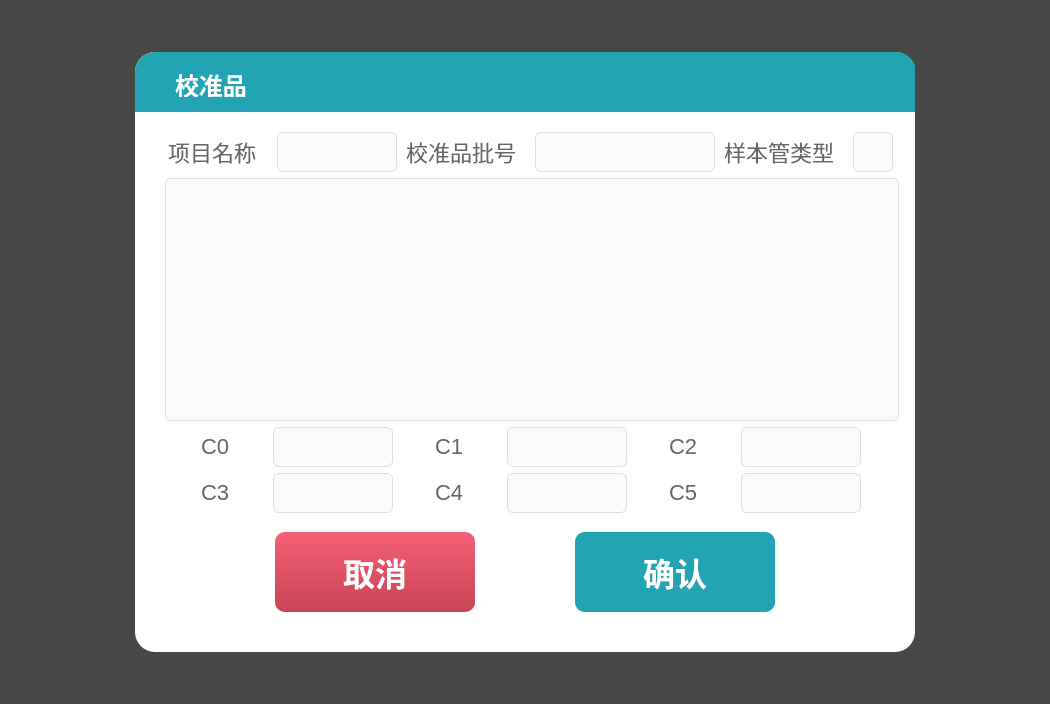
<?xml version="1.0" encoding="UTF-8"?>
<ui version="4.0">
 <class>DCalibrationManageDetail</class>
 <widget class="QWidget" name="DCalibrationManageDetail">
  <property name="geometry">
   <rect>
    <x>0</x>
    <y>0</y>
    <width>1050</width>
    <height>704</height>
   </rect>
  </property>
  <property name="windowTitle">
   <string>Form</string>
  </property>
  <property name="styleSheet">
   <string notr="true">image: none;
background: none;

background-color: rgba(0, 0, 0, 120);</string>
  </property>
  <layout class="QGridLayout" name="gridLayout">
   <item row="0" column="1">
    <spacer name="verticalSpacer_2">
     <property name="orientation">
      <enum>Qt::Vertical</enum>
     </property>
     <property name="sizeHint" stdset="0">
      <size>
       <width>20</width>
       <height>84</height>
      </size>
     </property>
    </spacer>
   </item>
   <item row="1" column="0">
    <spacer name="horizontalSpacer">
     <property name="orientation">
      <enum>Qt::Horizontal</enum>
     </property>
     <property name="sizeHint" stdset="0">
      <size>
       <width>117</width>
       <height>20</height>
      </size>
     </property>
    </spacer>
   </item>
   <item row="1" column="1">
    <widget class="QWidget" name="widget" native="true">
     <property name="minimumSize">
      <size>
       <width>780</width>
       <height>600</height>
      </size>
     </property>
     <property name="styleSheet">
      <string notr="true">background-color: #ffffff;
border-radius: 20px;
image: none;
border-image: none;
background-image: none;</string>
     </property>
     <widget class="QLabel" name="label_name">
      <property name="geometry">
       <rect>
        <x>40</x>
        <y>20</y>
        <width>241</width>
        <height>25</height>
       </rect>
      </property>
      <property name="styleSheet">
       <string notr="true">background: transparent;

width: 46px;
height: 23px;
font-family: PingFang SC;
font-weight: 500;
font-size: 24px;
color: #ffffff;
line-height: 34px;</string>
      </property>
      <property name="text">
       <string>校准品</string>
      </property>
     </widget>
     <widget class="QPushButton" name="btn_no">
      <property name="geometry">
       <rect>
        <x>140</x>
        <y>480</y>
        <width>200</width>
        <height>80</height>
       </rect>
      </property>
      <property name="styleSheet">
       <string notr="true">background: transparent;
background-color: qlineargradient(spread:pad, x1:0, y1:0, x2:0, y2:1, stop:0 rgba(244, 96, 117, 255), stop:1 rgba(201, 67, 86, 255));
border-radius: 10px;
font-weight: bold;
color: white;
font-size: 32px;
font-family: PingFang SC;</string>
      </property>
      <property name="text">
       <string>取消</string>
      </property>
      <property name="flat">
       <bool>true</bool>
      </property>
     </widget>
     <widget class="QPushButton" name="btn_yes">
      <property name="geometry">
       <rect>
        <x>440</x>
        <y>480</y>
        <width>200</width>
        <height>80</height>
       </rect>
      </property>
      <property name="styleSheet">
       <string notr="true">background: #22A4B3;
border-radius: 10px;

font-family: PingFang SC;
font-weight: bold;
font-size: 32px;
color: #FFFFFF;
line-height: 42px;</string>
      </property>
      <property name="text">
       <string>确认</string>
      </property>
      <property name="flat">
       <bool>true</bool>
      </property>
     </widget>
     <widget class="QWidget" name="layoutWidget">
      <property name="geometry">
       <rect>
        <x>30</x>
        <y>80</y>
        <width>734</width>
        <height>381</height>
       </rect>
      </property>
      <layout class="QVBoxLayout" name="verticalLayout">
       <item>
        <layout class="QHBoxLayout" name="horizontalLayout">
         <item>
          <widget class="QLabel" name="label_paramsName_1">
           <property name="sizePolicy">
            <sizepolicy hsizetype="Fixed" vsizetype="Minimum">
             <horstretch>0</horstretch>
             <verstretch>0</verstretch>
            </sizepolicy>
           </property>
           <property name="minimumSize">
            <size>
             <width>100</width>
             <height>25</height>
            </size>
           </property>
           <property name="maximumSize">
            <size>
             <width>100</width>
             <height>25</height>
            </size>
           </property>
           <property name="styleSheet">
            <string notr="true">font-size: 22px;
font-family: &quot;PingFang SC&quot;;
color: #666666;
</string>
           </property>
           <property name="text">
            <string>项目名称</string>
           </property>
          </widget>
         </item>
         <item>
          <widget class="QLineEdit" name="edit_params_1">
           <property name="sizePolicy">
            <sizepolicy hsizetype="Fixed" vsizetype="Fixed">
             <horstretch>0</horstretch>
             <verstretch>0</verstretch>
            </sizepolicy>
           </property>
           <property name="minimumSize">
            <size>
             <width>120</width>
             <height>40</height>
            </size>
           </property>
           <property name="maximumSize">
            <size>
             <width>120</width>
             <height>40</height>
            </size>
           </property>
           <property name="styleSheet">
            <string notr="true">background: #FAFBFC;
border: 1px solid #DCDEE0;
border-radius: 6px;
font-size: 18px;
font-family: &quot;PingFang SC&quot;;
padding-left: 10px;</string>
           </property>
           <property name="text">
            <string/>
           </property>
          </widget>
         </item>
         <item>
          <widget class="QLabel" name="label_paramsName_2">
           <property name="sizePolicy">
            <sizepolicy hsizetype="Fixed" vsizetype="Minimum">
             <horstretch>0</horstretch>
             <verstretch>0</verstretch>
            </sizepolicy>
           </property>
           <property name="minimumSize">
            <size>
             <width>120</width>
             <height>25</height>
            </size>
           </property>
           <property name="maximumSize">
            <size>
             <width>100</width>
             <height>25</height>
            </size>
           </property>
           <property name="styleSheet">
            <string notr="true">font-size: 22px;
font-family: &quot;PingFang SC&quot;;
color: #666666;
</string>
           </property>
           <property name="text">
            <string>校准品批号</string>
           </property>
          </widget>
         </item>
         <item>
          <widget class="QLineEdit" name="edit_params_2">
           <property name="sizePolicy">
            <sizepolicy hsizetype="Fixed" vsizetype="Fixed">
             <horstretch>0</horstretch>
             <verstretch>0</verstretch>
            </sizepolicy>
           </property>
           <property name="minimumSize">
            <size>
             <width>180</width>
             <height>40</height>
            </size>
           </property>
           <property name="maximumSize">
            <size>
             <width>120</width>
             <height>40</height>
            </size>
           </property>
           <property name="styleSheet">
            <string notr="true">background: #FAFBFC;
border: 1px solid #DCDEE0;
border-radius: 6px;
font-size: 18px;
font-family: &quot;PingFang SC&quot;;
padding-left: 10px;</string>
           </property>
           <property name="text">
            <string/>
           </property>
          </widget>
         </item>
         <item>
          <widget class="QLabel" name="label_paramsName_3">
           <property name="sizePolicy">
            <sizepolicy hsizetype="Fixed" vsizetype="Minimum">
             <horstretch>0</horstretch>
             <verstretch>0</verstretch>
            </sizepolicy>
           </property>
           <property name="minimumSize">
            <size>
             <width>120</width>
             <height>25</height>
            </size>
           </property>
           <property name="maximumSize">
            <size>
             <width>100</width>
             <height>25</height>
            </size>
           </property>
           <property name="styleSheet">
            <string notr="true">font-size: 22px;
font-family: &quot;PingFang SC&quot;;
color: #666666;
</string>
           </property>
           <property name="text">
            <string>样本管类型</string>
           </property>
          </widget>
         </item>
         <item>
          <widget class="QLineEdit" name="edit_params_3">
           <property name="sizePolicy">
            <sizepolicy hsizetype="Fixed" vsizetype="Fixed">
             <horstretch>0</horstretch>
             <verstretch>0</verstretch>
            </sizepolicy>
           </property>
           <property name="minimumSize">
            <size>
             <width>40</width>
             <height>40</height>
            </size>
           </property>
           <property name="maximumSize">
            <size>
             <width>40</width>
             <height>40</height>
            </size>
           </property>
           <property name="styleSheet">
            <string notr="true">background: #FAFBFC;
border: 1px solid #DCDEE0;
border-radius: 6px;
font-size: 18px;
font-family: &quot;PingFang SC&quot;;
padding-left: 10px;</string>
           </property>
           <property name="text">
            <string/>
           </property>
          </widget>
         </item>
        </layout>
       </item>
       <item>
        <widget class="QTextEdit" name="textEdit">
         <property name="styleSheet">
          <string notr="true">background: #FAFBFC;
border: 1px solid #DCDEE0;
border-radius: 6px;
font-size: 18px;
font-family: &quot;PingFang SC&quot;;
padding-left: 10px;</string>
         </property>
         <property name="frameShape">
          <enum>QFrame::Box</enum>
         </property>
        </widget>
       </item>
       <item>
        <layout class="QGridLayout" name="gridLayout_2">
         <item row="0" column="0">
          <widget class="QLabel" name="label_paramsName_6">
           <property name="sizePolicy">
            <sizepolicy hsizetype="Fixed" vsizetype="Minimum">
             <horstretch>0</horstretch>
             <verstretch>0</verstretch>
            </sizepolicy>
           </property>
           <property name="minimumSize">
            <size>
             <width>30</width>
             <height>25</height>
            </size>
           </property>
           <property name="maximumSize">
            <size>
             <width>30</width>
             <height>25</height>
            </size>
           </property>
           <property name="styleSheet">
            <string notr="true">font-size: 22px;
font-family: &quot;PingFang SC&quot;;
color: #666666;
</string>
           </property>
           <property name="text">
            <string>C0</string>
           </property>
          </widget>
         </item>
         <item row="0" column="1">
          <widget class="QLineEdit" name="edit_c0">
           <property name="sizePolicy">
            <sizepolicy hsizetype="Fixed" vsizetype="Fixed">
             <horstretch>0</horstretch>
             <verstretch>0</verstretch>
            </sizepolicy>
           </property>
           <property name="minimumSize">
            <size>
             <width>120</width>
             <height>40</height>
            </size>
           </property>
           <property name="maximumSize">
            <size>
             <width>120</width>
             <height>40</height>
            </size>
           </property>
           <property name="styleSheet">
            <string notr="true">background: #FAFBFC;
border: 1px solid #DCDEE0;
border-radius: 6px;
font-size: 18px;
font-family: &quot;PingFang SC&quot;;
padding-left: 10px;</string>
           </property>
           <property name="text">
            <string/>
           </property>
          </widget>
         </item>
         <item row="0" column="2">
          <widget class="QLabel" name="label_paramsName_7">
           <property name="sizePolicy">
            <sizepolicy hsizetype="Fixed" vsizetype="Minimum">
             <horstretch>0</horstretch>
             <verstretch>0</verstretch>
            </sizepolicy>
           </property>
           <property name="minimumSize">
            <size>
             <width>30</width>
             <height>25</height>
            </size>
           </property>
           <property name="maximumSize">
            <size>
             <width>30</width>
             <height>25</height>
            </size>
           </property>
           <property name="styleSheet">
            <string notr="true">font-size: 22px;
font-family: &quot;PingFang SC&quot;;
color: #666666;
</string>
           </property>
           <property name="text">
            <string>C1</string>
           </property>
          </widget>
         </item>
         <item row="0" column="3">
          <widget class="QLineEdit" name="edit_c1">
           <property name="sizePolicy">
            <sizepolicy hsizetype="Fixed" vsizetype="Fixed">
             <horstretch>0</horstretch>
             <verstretch>0</verstretch>
            </sizepolicy>
           </property>
           <property name="minimumSize">
            <size>
             <width>120</width>
             <height>40</height>
            </size>
           </property>
           <property name="maximumSize">
            <size>
             <width>120</width>
             <height>40</height>
            </size>
           </property>
           <property name="styleSheet">
            <string notr="true">background: #FAFBFC;
border: 1px solid #DCDEE0;
border-radius: 6px;
font-size: 18px;
font-family: &quot;PingFang SC&quot;;
padding-left: 10px;</string>
           </property>
           <property name="text">
            <string/>
           </property>
          </widget>
         </item>
         <item row="0" column="4">
          <widget class="QLabel" name="label_paramsName_8">
           <property name="sizePolicy">
            <sizepolicy hsizetype="Fixed" vsizetype="Minimum">
             <horstretch>0</horstretch>
             <verstretch>0</verstretch>
            </sizepolicy>
           </property>
           <property name="minimumSize">
            <size>
             <width>30</width>
             <height>25</height>
            </size>
           </property>
           <property name="maximumSize">
            <size>
             <width>30</width>
             <height>25</height>
            </size>
           </property>
           <property name="styleSheet">
            <string notr="true">font-size: 22px;
font-family: &quot;PingFang SC&quot;;
color: #666666;
</string>
           </property>
           <property name="text">
            <string>C2</string>
           </property>
          </widget>
         </item>
         <item row="0" column="5">
          <widget class="QLineEdit" name="edit_c2">
           <property name="sizePolicy">
            <sizepolicy hsizetype="Fixed" vsizetype="Fixed">
             <horstretch>0</horstretch>
             <verstretch>0</verstretch>
            </sizepolicy>
           </property>
           <property name="minimumSize">
            <size>
             <width>120</width>
             <height>40</height>
            </size>
           </property>
           <property name="maximumSize">
            <size>
             <width>120</width>
             <height>40</height>
            </size>
           </property>
           <property name="styleSheet">
            <string notr="true">background: #FAFBFC;
border: 1px solid #DCDEE0;
border-radius: 6px;
font-size: 18px;
font-family: &quot;PingFang SC&quot;;
padding-left: 10px;</string>
           </property>
           <property name="text">
            <string/>
           </property>
          </widget>
         </item>
         <item row="1" column="0">
          <widget class="QLabel" name="label_paramsName_9">
           <property name="sizePolicy">
            <sizepolicy hsizetype="Fixed" vsizetype="Minimum">
             <horstretch>0</horstretch>
             <verstretch>0</verstretch>
            </sizepolicy>
           </property>
           <property name="minimumSize">
            <size>
             <width>30</width>
             <height>25</height>
            </size>
           </property>
           <property name="maximumSize">
            <size>
             <width>30</width>
             <height>25</height>
            </size>
           </property>
           <property name="styleSheet">
            <string notr="true">font-size: 22px;
font-family: &quot;PingFang SC&quot;;
color: #666666;
</string>
           </property>
           <property name="text">
            <string>C3</string>
           </property>
          </widget>
         </item>
         <item row="1" column="1">
          <widget class="QLineEdit" name="edit_c3">
           <property name="sizePolicy">
            <sizepolicy hsizetype="Fixed" vsizetype="Fixed">
             <horstretch>0</horstretch>
             <verstretch>0</verstretch>
            </sizepolicy>
           </property>
           <property name="minimumSize">
            <size>
             <width>120</width>
             <height>40</height>
            </size>
           </property>
           <property name="maximumSize">
            <size>
             <width>120</width>
             <height>40</height>
            </size>
           </property>
           <property name="styleSheet">
            <string notr="true">background: #FAFBFC;
border: 1px solid #DCDEE0;
border-radius: 6px;
font-size: 18px;
font-family: &quot;PingFang SC&quot;;
padding-left: 10px;</string>
           </property>
           <property name="text">
            <string/>
           </property>
          </widget>
         </item>
         <item row="1" column="2">
          <widget class="QLabel" name="label_paramsName_11">
           <property name="sizePolicy">
            <sizepolicy hsizetype="Fixed" vsizetype="Minimum">
             <horstretch>0</horstretch>
             <verstretch>0</verstretch>
            </sizepolicy>
           </property>
           <property name="minimumSize">
            <size>
             <width>30</width>
             <height>25</height>
            </size>
           </property>
           <property name="maximumSize">
            <size>
             <width>30</width>
             <height>25</height>
            </size>
           </property>
           <property name="styleSheet">
            <string notr="true">font-size: 22px;
font-family: &quot;PingFang SC&quot;;
color: #666666;
</string>
           </property>
           <property name="text">
            <string>C4</string>
           </property>
          </widget>
         </item>
         <item row="1" column="3">
          <widget class="QLineEdit" name="edit_c4">
           <property name="sizePolicy">
            <sizepolicy hsizetype="Fixed" vsizetype="Fixed">
             <horstretch>0</horstretch>
             <verstretch>0</verstretch>
            </sizepolicy>
           </property>
           <property name="minimumSize">
            <size>
             <width>120</width>
             <height>40</height>
            </size>
           </property>
           <property name="maximumSize">
            <size>
             <width>120</width>
             <height>40</height>
            </size>
           </property>
           <property name="styleSheet">
            <string notr="true">background: #FAFBFC;
border: 1px solid #DCDEE0;
border-radius: 6px;
font-size: 18px;
font-family: &quot;PingFang SC&quot;;
padding-left: 10px;</string>
           </property>
           <property name="text">
            <string/>
           </property>
          </widget>
         </item>
         <item row="1" column="4">
          <widget class="QLabel" name="label_paramsName_10">
           <property name="sizePolicy">
            <sizepolicy hsizetype="Fixed" vsizetype="Minimum">
             <horstretch>0</horstretch>
             <verstretch>0</verstretch>
            </sizepolicy>
           </property>
           <property name="minimumSize">
            <size>
             <width>30</width>
             <height>25</height>
            </size>
           </property>
           <property name="maximumSize">
            <size>
             <width>30</width>
             <height>25</height>
            </size>
           </property>
           <property name="styleSheet">
            <string notr="true">font-size: 22px;
font-family: &quot;PingFang SC&quot;;
color: #666666;
</string>
           </property>
           <property name="text">
            <string>C5</string>
           </property>
          </widget>
         </item>
         <item row="1" column="5">
          <widget class="QLineEdit" name="edit_c5">
           <property name="sizePolicy">
            <sizepolicy hsizetype="Fixed" vsizetype="Fixed">
             <horstretch>0</horstretch>
             <verstretch>0</verstretch>
            </sizepolicy>
           </property>
           <property name="minimumSize">
            <size>
             <width>120</width>
             <height>40</height>
            </size>
           </property>
           <property name="maximumSize">
            <size>
             <width>120</width>
             <height>40</height>
            </size>
           </property>
           <property name="styleSheet">
            <string notr="true">background: #FAFBFC;
border: 1px solid #DCDEE0;
border-radius: 6px;
font-size: 18px;
font-family: &quot;PingFang SC&quot;;
padding-left: 10px;</string>
           </property>
           <property name="text">
            <string/>
           </property>
          </widget>
         </item>
        </layout>
       </item>
      </layout>
     </widget>
     <widget class="QWidget" name="widget_5" native="true">
      <property name="geometry">
       <rect>
        <x>0</x>
        <y>0</y>
        <width>781</width>
        <height>60</height>
       </rect>
      </property>
      <property name="minimumSize">
       <size>
        <width>480</width>
        <height>40</height>
       </size>
      </property>
      <property name="styleSheet">
       <string notr="true">border: none;
background: none;
image: none;

background: #22a4b3;

border-top-left-radius: 20px;
border-top-right-radius: 20px;
border-bottom-left-radius: 0px;
border-bottom-right-radius: 0px;</string>
      </property>
     </widget>
     <zorder>widget_5</zorder>
     <zorder>label_name</zorder>
     <zorder>btn_no</zorder>
     <zorder>btn_yes</zorder>
     <zorder>layoutWidget</zorder>
    </widget>
   </item>
   <item row="1" column="2">
    <spacer name="horizontalSpacer_2">
     <property name="orientation">
      <enum>Qt::Horizontal</enum>
     </property>
     <property name="sizeHint" stdset="0">
      <size>
       <width>117</width>
       <height>20</height>
      </size>
     </property>
    </spacer>
   </item>
   <item row="2" column="1">
    <spacer name="verticalSpacer">
     <property name="orientation">
      <enum>Qt::Vertical</enum>
     </property>
     <property name="sizeHint" stdset="0">
      <size>
       <width>20</width>
       <height>84</height>
      </size>
     </property>
    </spacer>
   </item>
  </layout>
 </widget>
 <resources/>
 <connections/>
</ui>
